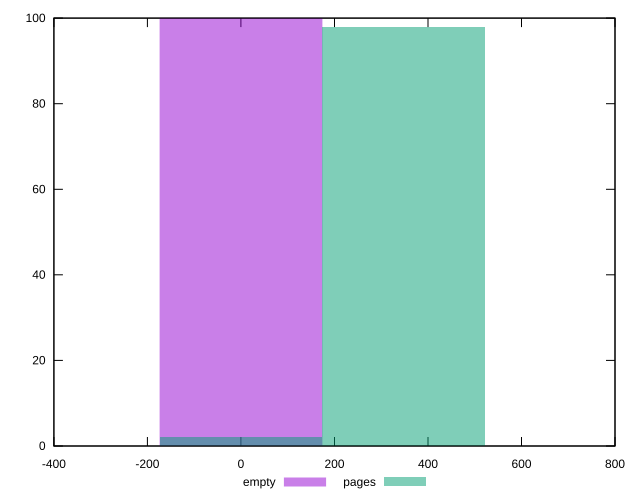

The gnuplot source for this figure:
reset
set terminal svg size 640, 500 enhanced background rgb 'white'
set output "report_00007_2020-12-11T15:55:29.892Z/uses-rel-preconnect/comparison/histogram/0_vs_1.svg"

$empty <<EOF
0 100
EOF

$pages <<EOF
0 2
348.1081214913994 98
EOF

set key outside below
set boxwidth 348.1081214913994
set yrange [0:100]
set style fill transparent solid 0.5 noborder

plot \
  $empty title "empty" with boxes, \
  $pages title "pages" with boxes, \


reset
